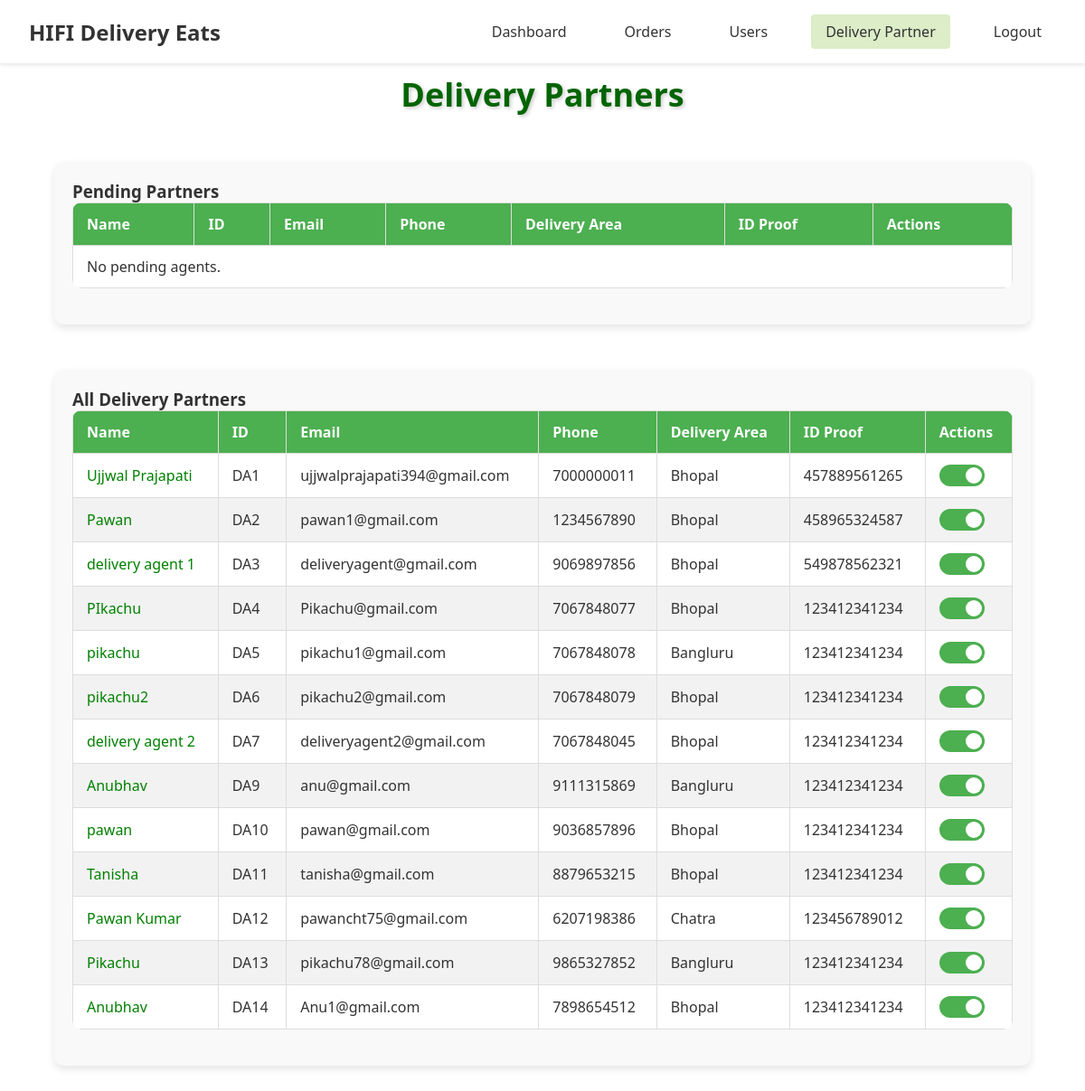
/admin/delivery_partner (signed in), run on the app's committed database.
### models.py (models this page shows, shortened)
class DeliveryAgent(UserMixin, db.Model):
    __tablename__ = 'delivery_agent'
    id = db.Column(db.Integer, primary_key=True)
    username = db.Column(db.String(100))
    email = db.Column(db.String(100), unique=True)
    phone = db.Column(db.Integer, unique=True, nullable=False)
    password = db.Column(db.String(100), nullable=False)
    image = db.Column(db.String(255), nullable=True, server_default='')
    bio = db.Column(db.Text, nullable=True, server_default='')
    delivery_area = db.Column(db.String(100), nullable=False)
    available_slots = db.Column(db.Boolean, nullable=False, default=True)
    id_proof = db.Column(db.String(12), nullable=False, server_default='')
    is_approved = db.Column(db.Boolean, nullable=False, server_default='0')
    is_active = db.Column(db.Boolean, nullable=False, server_default='1')

### routes.py (the view)
    @app.route('/admin/delivery_partner')
    @login_required
    def delivery_partner():
        pending_agents = DeliveryAgent.query.filter_by(is_approved=False).all()
        accepted_agents = DeliveryAgent.query.filter_by(is_approved=True).all()
        return render_template(
            'admin/delivery_partner.html',
            pending_agents=pending_agents,
            accepted_agents=accepted_agents
        )

### templates/admin/delivery_partner.html (shortened to what this page needs)
{% extends 'admin/index.html' %}
{% block css %}
  <link
    rel="stylesheet"
    href="{{ url_for('static', filename='css/admin/delivery_partner.css') }}"
  />
{% endblock css %}
{% block content %}
<h2>Delivery Partners</h2>
<div class="table-container">
  <h3>Pending Partners</h3>
  <table>
    <thead>
      <tr>
        <th>Name</th>
        <th>ID</th>
        <th>Email</th>
        <th>Phone</th>
        <th>Delivery Area</th>
        <th>ID Proof</th>
        <th>Actions</th>
      </tr>
    </thead>
    <tbody id="userList">
      {% for agent in pending_agents %}
      <tr id="user-{{ agent.id }}">
        <td>{{ agent.username }}</td>
        <td>DA{{ agent.id }}</td>
        <td>{{ agent.email }}</td>
        <td>{{ agent.phone }}</td>
        <td>{{ agent.delivery_area }}</td>
        <td>{{ agent.id_proof }}</td>
        <td>
          <button class="accept" onclick="handleAccept({{ agent.id }})">
            Accept
          </button>
          <button class="reject" onclick="handleReject({{ agent.id }})">
            Reject
          </button>
        </td>
      </tr>
      {% else %}
      <tr>
        <td colspan="7">No pending agents.</td>
      </tr>
      {% endfor %}
    </tbody>
  </table>
</div>
<div class="table-container">
  <h3>All Delivery Partners</h3>
  <table>
    <thead>
      <tr>
        <th>Name</th>
        <th>ID</th>
        <th>Email</th>
        <th>Phone</th>
        <th>Delivery Area</th>
        <th>ID Proof</th>
        <th>Actions</th>
      </tr>
    </thead>
    <tbody id="acceptedAgentsList">
      {% for agent in accepted_agents %}
      <tr id="user-{{ agent.id }}">
        <td style="color: {% if not agent.is_active %}red{% else %}green{% endif %};">
          {{ agent.username }}
        </td>
        <td>DA{{ agent.id }}</td>
        <td>{{ agent.email }}</td>
        <td>{{ agent.phone }}</td>
        <td>{{ agent.delivery_area }}</td>
        <td>{{ agent.id_proof }}</td>
        <td>
          <label class="switch">
            <span class="slider"></span>
          </label>
        </td>
      </tr>
      {% else %}
      <tr>
        <td colspan="7">No accepted agents.</td>
      </tr>
      {% endfor %}
    </tbody>
  </table>
</div>
{% endblock content %}

### static/css/admin/admin.css (style rules this page uses)
* { margin: 0; padding: 0; box-sizing: border-box; font-family: 'Segoe UI', Tahoma, Geneva, Verdana, sans-serif; }
:root { --primary-green: #50b341; --light-green: #DCEDC8; --white: #ffffff; --text-dark: #333333; }
body { background-color: var(--white); color: var(--text-dark); }

### static/css/admin/delivery_partner.css (style rules this page uses)
h2 { color: darkgreen; text-align: center; margin-bottom: 10px; font-size: 36px; font-weight: bold; text-shadow: 2px 2px 4px rgba(0, 0, 0, 0.2); transition: text-shadow 0.3s ease-in-out; margin-top: 1rem; }
.table-container { margin: 50px auto; padding: 20px; border-radius: 10px; box-shadow: 0 4px 8px rgba(0, 0, 0, 0.1); background-color: #f9f9f9; width: 90%; max-width: 1200px; }
table { width: 100%; border-collapse: collapse; margin-bottom: 20px; background-color: #fff; border-radius: 10px; overflow: hidden; }
th, td { border: 1px solid #ddd; padding: 12px 15px; text-align: left; }
th { background-color: #4CAF50; color: white; }
tbody tr:nth-child(even) { background-color: #f2f2f2; }
.switch { position: relative; display: inline-block; width: 50px; height: 24px; }
.slider { position: absolute; cursor: pointer; top: 0; left: 0; right: 0; bottom: 0; background-color: #ccc; transition: .4s; border-radius: 24px; }
.slider:before { position: absolute; content: ""; height: 18px; width: 18px; left: 3px; bottom: 3px; background-color: white; transition: .4s; border-radius: 50%; }
input:checked + .slider { background-color: #4caf50; }
input:checked + .slider:before { transform: translateX(26px); }

### data on the page
DeliveryAgent: username "Ujjwal Prajapati", id "1", email "ujjwalprajapati394@gmail.com", phone "7000000011", delivery_area "Bhopal", id_proof "457889561265"
DeliveryAgent: username "Pawan", id "2", email "pawan1@gmail.com", phone "1234567890", delivery_area "Bhopal", id_proof "458965324587"
DeliveryAgent: username "delivery agent 1", id "3", email "deliveryagent@gmail.com", phone "9069897856", delivery_area "Bhopal", id_proof "549878562321"
DeliveryAgent: username "PIkachu", id "4", email "Pikachu@gmail.com", phone "7067848077", delivery_area "Bhopal", id_proof "123412341234"
DeliveryAgent: username "pikachu", id "5", email "pikachu1@gmail.com", phone "7067848078", delivery_area "Bangluru", id_proof "123412341234"
DeliveryAgent: username "pikachu2", id "6", email "pikachu2@gmail.com", phone "7067848079", delivery_area "Bhopal", id_proof "123412341234"
DeliveryAgent: username "delivery agent 2", id "7", email "deliveryagent2@gmail.com", phone "7067848045", delivery_area "Bhopal", id_proof "123412341234"
DeliveryAgent: username "Anubhav", id "9", email "anu@gmail.com", phone "9111315869", delivery_area "Bangluru", id_proof "123412341234"
DeliveryAgent: username "pawan", id "10", email "pawan@gmail.com", phone "9036857896", delivery_area "Bhopal", id_proof "123412341234"
DeliveryAgent: username "Tanisha", id "11", email "tanisha@gmail.com", phone "8879653215", delivery_area "Bhopal", id_proof "123412341234"
DeliveryAgent: username "Pawan Kumar", id "12", email "pawancht75@gmail.com", phone "6207198386", delivery_area "Chatra", id_proof "123456789012"
DeliveryAgent: username "Pikachu", id "13", email "pikachu78@gmail.com", phone "9865327852", delivery_area "Bangluru", id_proof "123412341234"
DeliveryAgent: username "Anubhav", id "14", email "Anu1@gmail.com", phone "7898654512", delivery_area "Bhopal", id_proof "123412341234"
